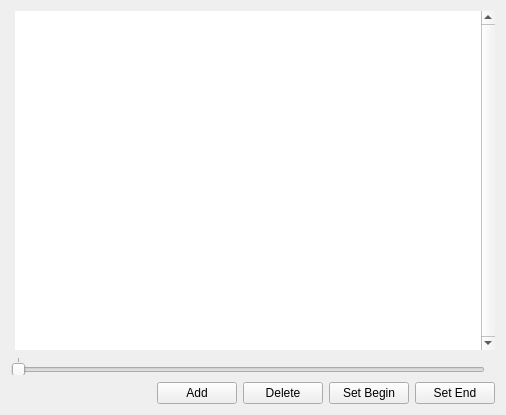
<?xml version="1.0" encoding="UTF-8"?>
<ui version="4.0">
 <class>EditorAnnotationWidget</class>
 <widget class="QWidget" name="EditorAnnotationWidget">
  <property name="geometry">
   <rect>
    <x>0</x>
    <y>0</y>
    <width>506</width>
    <height>415</height>
   </rect>
  </property>
  <property name="minimumSize">
   <size>
    <width>0</width>
    <height>0</height>
   </size>
  </property>
  <property name="maximumSize">
   <size>
    <width>16777215</width>
    <height>16777215</height>
   </size>
  </property>
  <property name="windowTitle">
   <string>EditorAnnotationWidget</string>
  </property>
  <property name="styleSheet">
   <string notr="true"/>
  </property>
  <layout class="QVBoxLayout" name="verticalLayout_3">
   <item>
    <layout class="QVBoxLayout" name="verticalLayout">
     <item>
      <layout class="QHBoxLayout" name="horizontalLayout_4">
       <item>
        <spacer name="horizontalSpacer_2">
         <property name="orientation">
          <enum>Qt::Horizontal</enum>
         </property>
         <property name="sizeType">
          <enum>QSizePolicy::Fixed</enum>
         </property>
         <property name="sizeHint" stdset="0">
          <size>
           <width>4</width>
           <height>20</height>
          </size>
         </property>
        </spacer>
       </item>
       <item>
        <widget class="EditorAnnotationListView" name="listView">
         <property name="styleSheet">
          <string notr="true">
		
QTableView::item {
	border: transparent;
}
 
QTableView::item:!selected:hover {
	background: transparent
}
 
QTableView::item:selected:!hover{
	background: transparent
}
 
QTableView::item:selected:hover{
	background: transparent
}

QHeaderView {
	border: 1px solid grey;
}

QHeaderView::section {
	width: 25px;
	font-size:10px;
	padding-left: 1px;
	border: 1px solid black;
	text-align: center;
}

</string>
         </property>
         <property name="frameShape">
          <enum>QFrame::NoFrame</enum>
         </property>
         <property name="verticalScrollBarPolicy">
          <enum>Qt::ScrollBarAlwaysOn</enum>
         </property>
         <attribute name="horizontalHeaderVisible">
          <bool>false</bool>
         </attribute>
         <attribute name="horizontalHeaderStretchLastSection">
          <bool>true</bool>
         </attribute>
         <attribute name="verticalHeaderVisible">
          <bool>false</bool>
         </attribute>
         <attribute name="verticalHeaderDefaultSectionSize">
          <number>17</number>
         </attribute>
         <attribute name="verticalHeaderHighlightSections">
          <bool>false</bool>
         </attribute>
         <attribute name="verticalHeaderMinimumSectionSize">
          <number>17</number>
         </attribute>
        </widget>
       </item>
      </layout>
     </item>
     <item>
      <layout class="QHBoxLayout" name="horizontalLayout">
       <item>
        <widget class="EditorTimelineSlider" name="timelineSlider">
         <property name="styleSheet">
          <string notr="true">QSlider
{
	padding: -1px;
}</string>
         </property>
         <property name="orientation">
          <enum>Qt::Horizontal</enum>
         </property>
         <property name="tickPosition">
          <enum>QSlider::TicksAbove</enum>
         </property>
         <property name="tickInterval">
          <number>250</number>
         </property>
        </widget>
       </item>
       <item>
        <spacer name="horizontalSpacer">
         <property name="orientation">
          <enum>Qt::Horizontal</enum>
         </property>
         <property name="sizeType">
          <enum>QSizePolicy::Fixed</enum>
         </property>
         <property name="sizeHint" stdset="0">
          <size>
           <width>10</width>
           <height>20</height>
          </size>
         </property>
        </spacer>
       </item>
      </layout>
     </item>
    </layout>
   </item>
   <item>
    <layout class="QHBoxLayout" name="horizontalLayout_3">
     <item>
      <spacer name="horizontalSpacer_3">
       <property name="orientation">
        <enum>Qt::Horizontal</enum>
       </property>
       <property name="sizeHint" stdset="0">
        <size>
         <width>40</width>
         <height>20</height>
        </size>
       </property>
      </spacer>
     </item>
     <item>
      <widget class="QPushButton" name="m_AddButton">
       <property name="sizePolicy">
        <sizepolicy hsizetype="Minimum" vsizetype="Minimum">
         <horstretch>0</horstretch>
         <verstretch>0</verstretch>
        </sizepolicy>
       </property>
       <property name="styleSheet">
        <string notr="true"/>
       </property>
       <property name="text">
        <string>Add</string>
       </property>
      </widget>
     </item>
     <item>
      <widget class="QPushButton" name="m_RemoveButton">
       <property name="text">
        <string>Delete</string>
       </property>
      </widget>
     </item>
     <item>
      <widget class="QPushButton" name="m_RangeBeginButton">
       <property name="sizePolicy">
        <sizepolicy hsizetype="Minimum" vsizetype="Minimum">
         <horstretch>0</horstretch>
         <verstretch>0</verstretch>
        </sizepolicy>
       </property>
       <property name="font">
        <font>
         <italic>false</italic>
        </font>
       </property>
       <property name="styleSheet">
        <string notr="true"/>
       </property>
       <property name="text">
        <string>Set Begin</string>
       </property>
      </widget>
     </item>
     <item>
      <widget class="QPushButton" name="m_RangeEndButton">
       <property name="sizePolicy">
        <sizepolicy hsizetype="Minimum" vsizetype="Minimum">
         <horstretch>0</horstretch>
         <verstretch>0</verstretch>
        </sizepolicy>
       </property>
       <property name="font">
        <font>
         <italic>false</italic>
        </font>
       </property>
       <property name="styleSheet">
        <string notr="true"/>
       </property>
       <property name="text">
        <string>Set End</string>
       </property>
      </widget>
     </item>
    </layout>
   </item>
  </layout>
 </widget>
 <layoutdefault spacing="6" margin="11"/>
 <customwidgets>
  <customwidget>
   <class>EditorTimelineSlider</class>
   <extends>QSlider</extends>
   <header>EditorTimelineSlider.h</header>
  </customwidget>
  <customwidget>
   <class>EditorAnnotationListView</class>
   <extends>QTableView</extends>
   <header>EditorAnnotationListView.h</header>
  </customwidget>
 </customwidgets>
 <resources/>
 <connections>
  <connection>
   <sender>timelineSlider</sender>
   <signal>valueChanged(int)</signal>
   <receiver>EditorAnnotationWidget</receiver>
   <slot>repaint()</slot>
   <hints>
    <hint type="sourcelabel">
     <x>341</x>
     <y>189</y>
    </hint>
    <hint type="destinationlabel">
     <x>297</x>
     <y>103</y>
    </hint>
   </hints>
  </connection>
  <connection>
   <sender>m_AddButton</sender>
   <signal>clicked()</signal>
   <receiver>EditorAnnotationWidget</receiver>
   <slot>add()</slot>
   <hints>
    <hint type="sourcelabel">
     <x>58</x>
     <y>22</y>
    </hint>
    <hint type="destinationlabel">
     <x>351</x>
     <y>119</y>
    </hint>
   </hints>
  </connection>
  <connection>
   <sender>m_RangeBeginButton</sender>
   <signal>clicked()</signal>
   <receiver>EditorAnnotationWidget</receiver>
   <slot>rangeBegin()</slot>
   <hints>
    <hint type="sourcelabel">
     <x>58</x>
     <y>65</y>
    </hint>
    <hint type="destinationlabel">
     <x>351</x>
     <y>119</y>
    </hint>
   </hints>
  </connection>
  <connection>
   <sender>m_RangeEndButton</sender>
   <signal>clicked()</signal>
   <receiver>EditorAnnotationWidget</receiver>
   <slot>rangeEnd()</slot>
   <hints>
    <hint type="sourcelabel">
     <x>58</x>
     <y>90</y>
    </hint>
    <hint type="destinationlabel">
     <x>351</x>
     <y>119</y>
    </hint>
   </hints>
  </connection>
  <connection>
   <sender>listView</sender>
   <signal>clicked(QModelIndex)</signal>
   <receiver>EditorAnnotationWidget</receiver>
   <slot>onListClicked(QModelIndex)</slot>
   <hints>
    <hint type="sourcelabel">
     <x>277</x>
     <y>126</y>
    </hint>
    <hint type="destinationlabel">
     <x>271</x>
     <y>158</y>
    </hint>
   </hints>
  </connection>
  <connection>
   <sender>m_RemoveButton</sender>
   <signal>clicked()</signal>
   <receiver>EditorAnnotationWidget</receiver>
   <slot>remove()</slot>
   <hints>
    <hint type="sourcelabel">
     <x>299</x>
     <y>396</y>
    </hint>
    <hint type="destinationlabel">
     <x>254</x>
     <y>208</y>
    </hint>
   </hints>
  </connection>
 </connections>
 <slots>
  <slot>onListClicked(QModelIndex)</slot>
  <slot>add()</slot>
  <slot>rangeBegin()</slot>
  <slot>rangeEnd()</slot>
  <slot>remove()</slot>
 </slots>
</ui>
